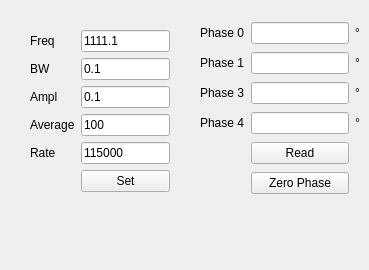
       <widget class="QWidget" name="tab_5">
        <attribute name="title">
         <string>LI</string>
        </attribute>
        <widget class="QWidget" name="formLayoutWidget_3">
         <property name="geometry">
          <rect>
           <x>20</x>
           <y>20</y>
           <width>160</width>
           <height>241</height>
          </rect>
         </property>
         <layout class="QFormLayout" name="formLayout_3">
          <property name="fieldGrowthPolicy">
           <enum>QFormLayout::AllNonFixedFieldsGrow</enum>
          </property>
          <property name="margin">
           <number>10</number>
          </property>
          <item row="0" column="0">
           <widget class="QLabel" name="label_36">
            <property name="text">
             <string>Freq</string>
            </property>
           </widget>
          </item>
          <item row="0" column="1">
           <widget class="QLineEdit" name="editLIFreq">
            <property name="text">
             <string>1111.1</string>
            </property>
           </widget>
          </item>
          <item row="1" column="0">
           <widget class="QLabel" name="label_37">
            <property name="text">
             <string>BW</string>
            </property>
           </widget>
          </item>
          <item row="1" column="1">
           <widget class="QLineEdit" name="editLIBW">
            <property name="text">
             <string>0.1</string>
            </property>
           </widget>
          </item>
          <item row="2" column="0">
           <widget class="QLabel" name="label_38">
            <property name="text">
             <string>Ampl</string>
            </property>
           </widget>
          </item>
          <item row="2" column="1">
           <widget class="QLineEdit" name="editLIAmpl">
            <property name="text">
             <string>0.1</string>
            </property>
           </widget>
          </item>
          <item row="4" column="0">
           <widget class="QLabel" name="label_34">
            <property name="text">
             <string>Average</string>
            </property>
           </widget>
          </item>
          <item row="4" column="1">
           <widget class="QLineEdit" name="editAverage">
            <property name="text">
             <string>100</string>
            </property>
            <property name="alignment">
             <set>Qt::AlignLeading|Qt::AlignLeft|Qt::AlignVCenter</set>
            </property>
           </widget>
          </item>
          <item row="5" column="0">
           <widget class="QLabel" name="label_59">
            <property name="text">
             <string>Rate</string>
            </property>
           </widget>
          </item>
          <item row="5" column="1">
           <widget class="QLineEdit" name="editRate">
            <property name="text">
             <string>115000</string>
            </property>
           </widget>
          </item>
          <item row="6" column="1">
           <widget class="QPushButton" name="btnLockinSet">
            <property name="text">
             <string>Set</string>
            </property>
           </widget>
          </item>
         </layout>
        </widget>
        <widget class="QWidget" name="gridLayoutWidget_5">
         <property name="geometry">
          <rect>
           <x>200</x>
           <y>20</y>
           <width>160</width>
           <height>181</height>
          </rect>
         </property>
         <layout class="QGridLayout" name="gridLayout_5">
          <item row="3" column="0">
           <widget class="QLabel" name="label_82">
            <property name="text">
             <string>Phase 4</string>
            </property>
           </widget>
          </item>
          <item row="3" column="2">
           <widget class="QLabel" name="label_86">
            <property name="text">
             <string>°</string>
            </property>
           </widget>
          </item>
          <item row="0" column="2">
           <widget class="QLabel" name="label_83">
            <property name="text">
             <string>°</string>
            </property>
           </widget>
          </item>
          <item row="0" column="0">
           <widget class="QLabel" name="label_79">
            <property name="text">
             <string>Phase 0</string>
            </property>
           </widget>
          </item>
          <item row="2" column="2">
           <widget class="QLabel" name="label_85">
            <property name="text">
             <string>°</string>
            </property>
           </widget>
          </item>
          <item row="2" column="0">
           <widget class="QLabel" name="label_81">
            <property name="text">
             <string>Phase 3</string>
            </property>
           </widget>
          </item>
          <item row="3" column="1">
           <widget class="QLineEdit" name="editLIPhase4"/>
          </item>
          <item row="2" column="1">
           <widget class="QLineEdit" name="editLIPhase3"/>
          </item>
          <item row="1" column="1">
           <widget class="QLineEdit" name="editLIPhase1"/>
          </item>
          <item row="0" column="1">
           <widget class="QLineEdit" name="editLIPhase0"/>
          </item>
          <item row="1" column="0">
           <widget class="QLabel" name="label_80">
            <property name="text">
             <string>Phase 1</string>
            </property>
           </widget>
          </item>
          <item row="1" column="2">
           <widget class="QLabel" name="label_84">
            <property name="text">
             <string>°</string>
            </property>
           </widget>
          </item>
          <item row="5" column="1">
           <widget class="QPushButton" name="btnLIZeroPhase">
            <property name="text">
             <string>Zero Phase</string>
            </property>
           </widget>
          </item>
          <item row="4" column="1">
           <widget class="QPushButton" name="btnLIReadPhase">
            <property name="text">
             <string>Read</string>
            </property>
           </widget>
          </item>
         </layout>
        </widget>
       </widget>
